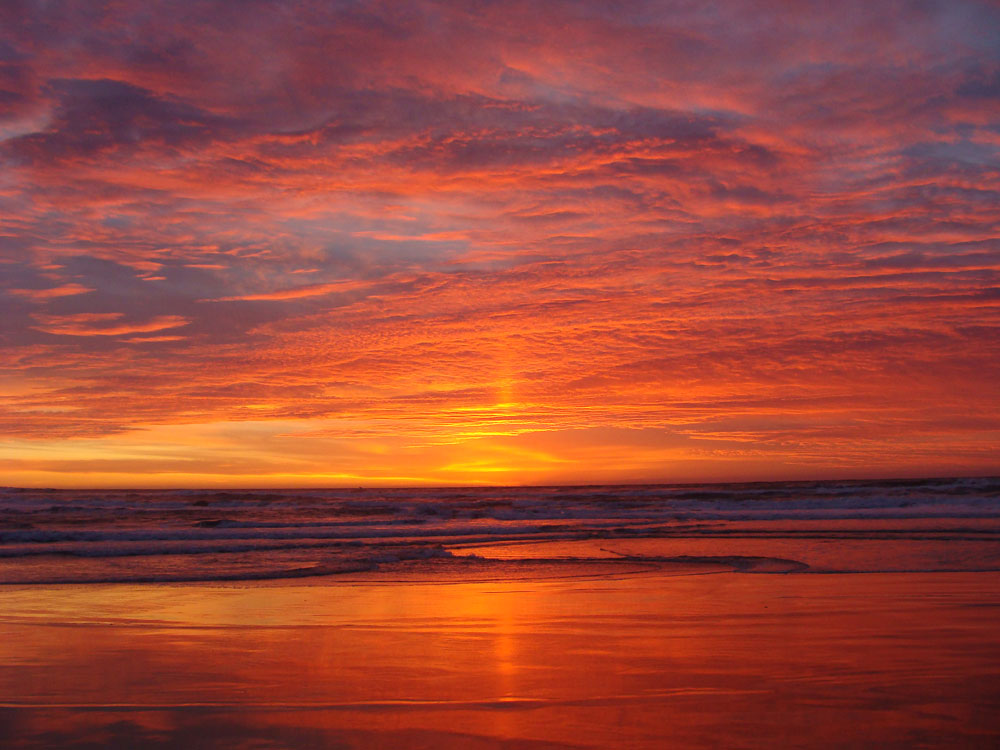
%> input picture pa1_2/ims/ocean_sunset.jpg, 1000 x 750 px
$ octave pa1_2.m   (GNU Octave 9; MATLAB toolbox functions it lacks are replaced by stand-ins)
%> lines starting %> are read from the running program, lines starting %| are printed output that depends on the picture
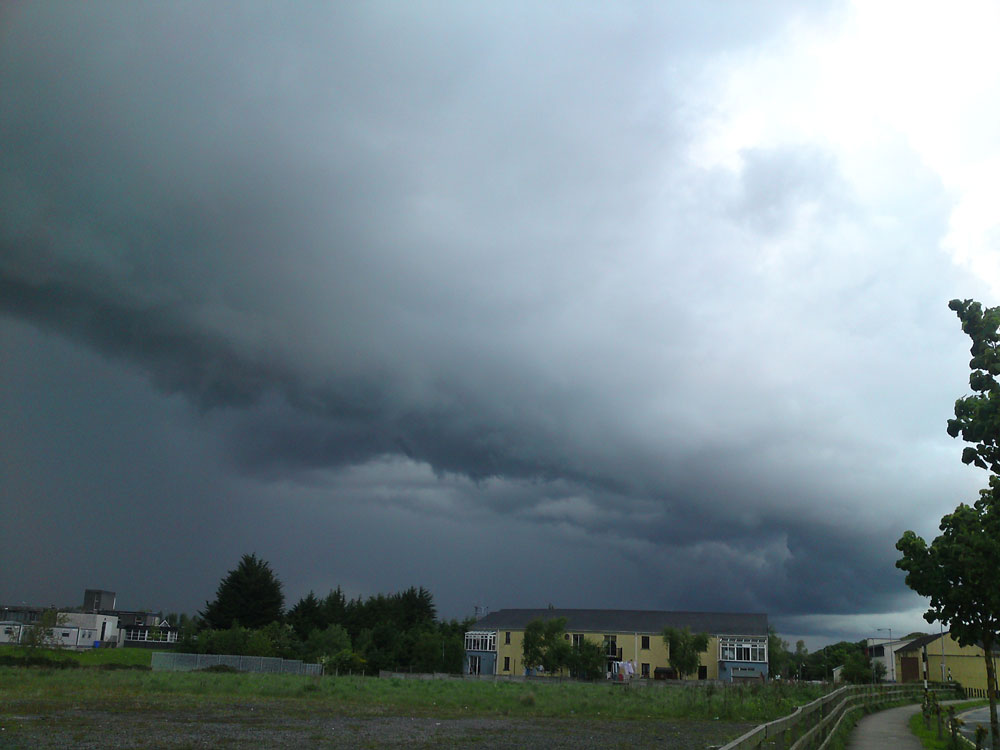
%> input picture pa1_2/ims/storm.jpg, 1000 x 750 px
### pa1_2/colorTransfer.m
function output = colorTransfer(source,target)

a = [0.3811 0.5783 0.0402;0.1967 0.7244 0.0782;0.0241 0.1288 0.8444];
b = [1/sqrt(3) 0 0;0 1/sqrt(6) 0;0 0 1/sqrt(2)];
c = [1 1 1;1 1 -2;1 -1 0];
%1..............................................................................................................
imgSource = reshape(im2double(source),[],3);
imgSource = max(imgSource,1/255);
LMS = a*imgSource';


imgTarget = reshape(im2double(target),[],3);
imgTarget = max(imgTarget,1/255);
LMS_tar = a*imgTarget';

%2...............................................................................................................
LMS = log10(LMS);
LMS_tar = log10(LMS_tar);

%3...............................................................................................................

lab = b*c*LMS;
lab = reshape(lab', size(source));

lab_tar = b*c*LMS_tar;
lab_tar=reshape(lab_tar', size(target));

s_l=lab(:,:,1);      %divide images l,a,b channels
s_a=lab(:,:,2);
s_b=lab(:,:,3);
t_l=lab_tar(:,:,1);
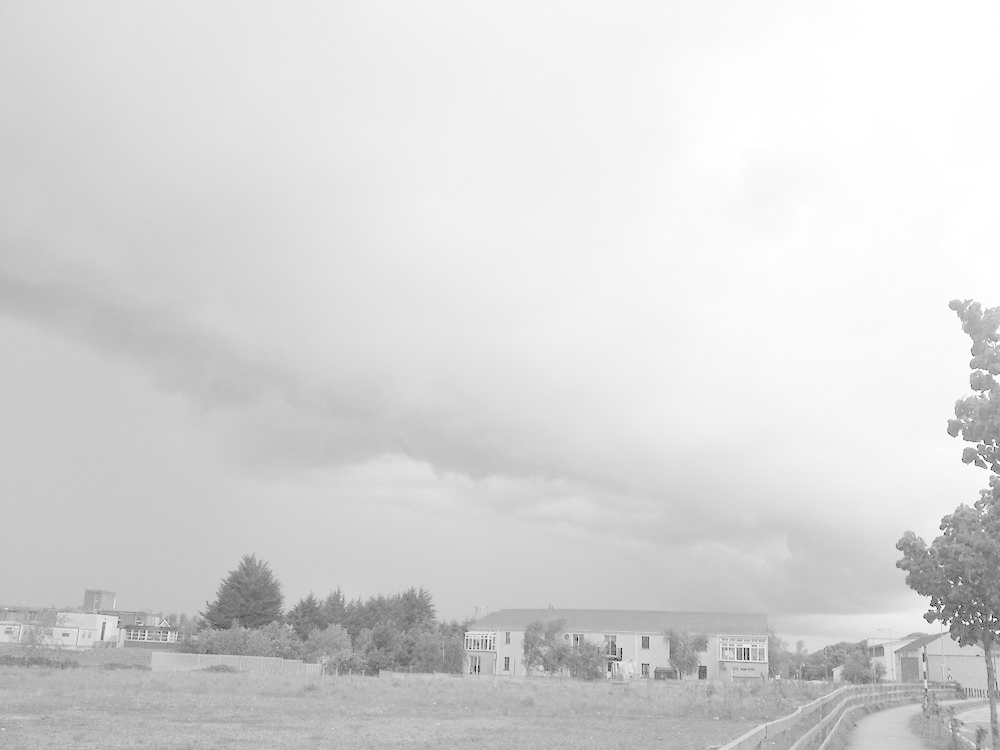
%> t_l: size 750x1000 double; min -4.17, max -0.000954, mean -0.638; drawn with min black and max white
t_a=lab_tar(:,:,2);
t_b=lab_tar(:,:,3);
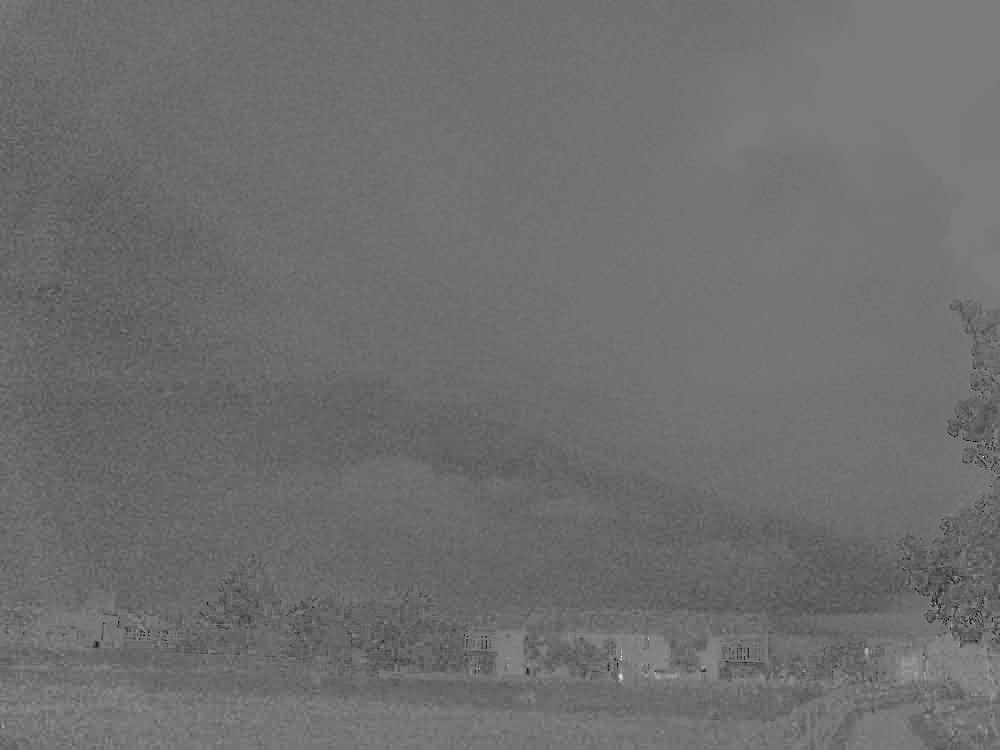
%> t_b: size 750x1000 double; min -0.0863, max 0.0918, mean -0.00922; drawn with min black and max white

%4..............................................................................................................
s_l_mean=mean(s_l(:));  %compute l,a,b channel's means
%> s_l_mean = -0.924
s_a_mean=mean(s_a(:));
%> s_a_mean = 0.155
s_b_mean=mean(s_b(:));
%> s_b_mean = 0.0531
t_l_mean=mean(t_l(:));
%> t_l_mean = -0.638
t_a_mean=mean(t_a(:));
%> t_a_mean = -0.0152
t_b_mean=mean(t_b(:));
%> t_b_mean = -0.00922

s_l_std=std(s_l(:));   %compute l,a,b channel's standard deviations
%> s_l_std = 0.273
s_a_std=std(s_a(:));
%> s_a_std = 0.14
s_b_std=std(s_b(:));
%> s_b_std = 0.0217
t_l_std=std(t_l(:));
%> t_l_std = 0.483
t_a_std=std(t_a(:));
%> t_a_std = 0.0585
t_b_std=std(t_b(:));
%> t_b_std = 0.0058

%5...............................................................................................................
l=s_l - s_l_mean;      %subtract means from the data
a=s_a - s_a_mean;
b=s_b - s_b_mean;

%6...............................................................................................................
l_new=l.*(t_l_std./s_l_std);   %scale new data points according to the relative std of target and source images
a_new=a.*(t_a_std./s_a_std);
b_new=b.*(t_b_std./s_b_std);

%7.................................................................................................................
l_final=l_new+t_l_mean;   %add the averages computed for the source to scaled data point
a_final=a_new+t_a_mean;
b_final=b_new+t_b_mean;

%8...............................................................................................................
trg(:,:,1)=l_final;
trg(:,:,2)=a_final;
trg(:,:,3)=b_final;
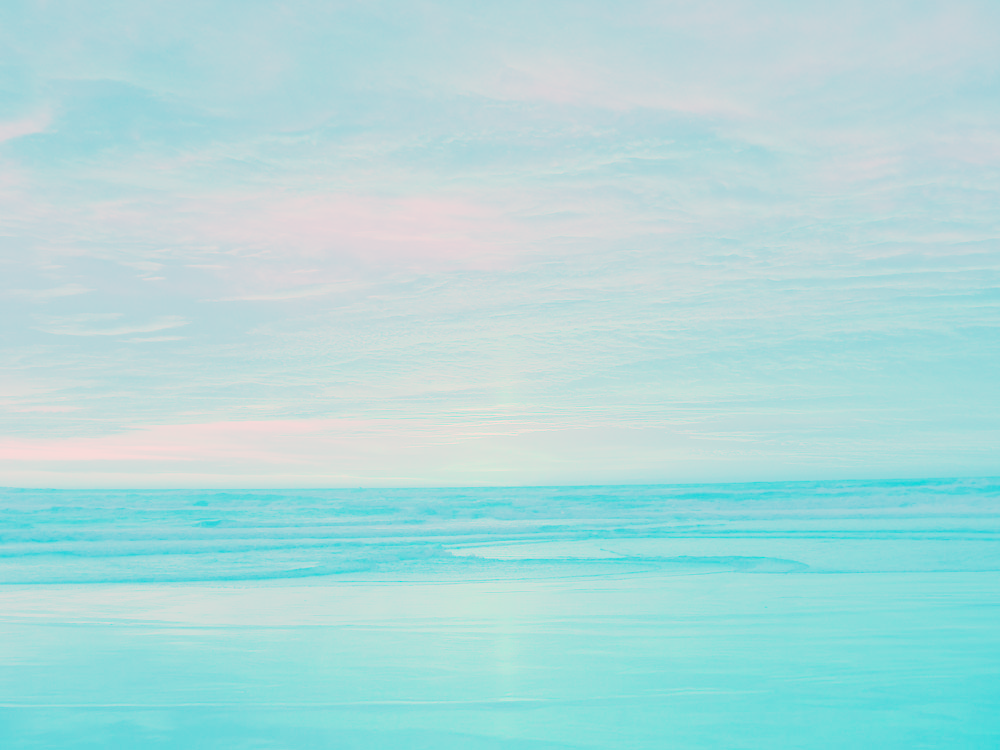
%> trg: size 750x1000x3 double; mean R, G, B -0.638, -0.0152, -0.00922; mean of the top-left, top-right, bottom-left and bottom-right quarters -0.148, -0.155, -0.243, -0.337; drawn with min black and max white

res_lab = reshape(trg,[],3);

b2 = [sqrt(3)/3 0 0;0 sqrt(6)/6 0;0 0 sqrt(2)/2];
c2 = [1 1 1;1 1 -1;1 -2 0];

LMS_res=c2*b2*res_lab';

%9...............................................................................................................
for ch = 1:3
    LMS_res(ch,:) = 10.^LMS_res(ch,:);
end
%10..............................................................................................................
est_im = ([4.4679 -3.5873 0.1193;-1.2186 2.3809 -0.1624;0.0497 -0.2439 1.2045]*LMS_res)';
output = reshape(est_im,size(lab)); % reshape the image
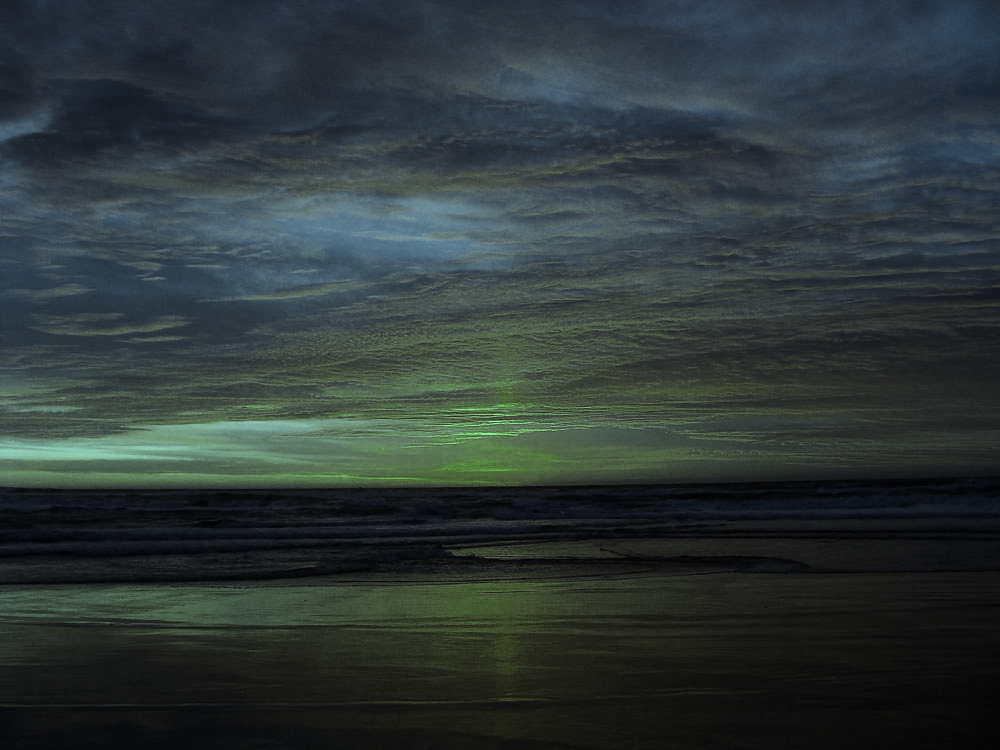
%> output: size 750x1000x3 double; mean R, G, B 0.439, 0.531, 0.532; drawn with min black and max white

end

### pa1_2/pa1_2.m


I0 = im2double(imread('ims/ocean_sunset.jpg'));
I1 = im2double(imread('ims/storm.jpg'));

IR = colorTransfer(I0,I1);


figure,imshow(I0);
figure,imshow(I1);

% imwrite(IR,'ocsunset-storm.jpg');
figure,imshow(IR);
%> after `imshow(IR)`:
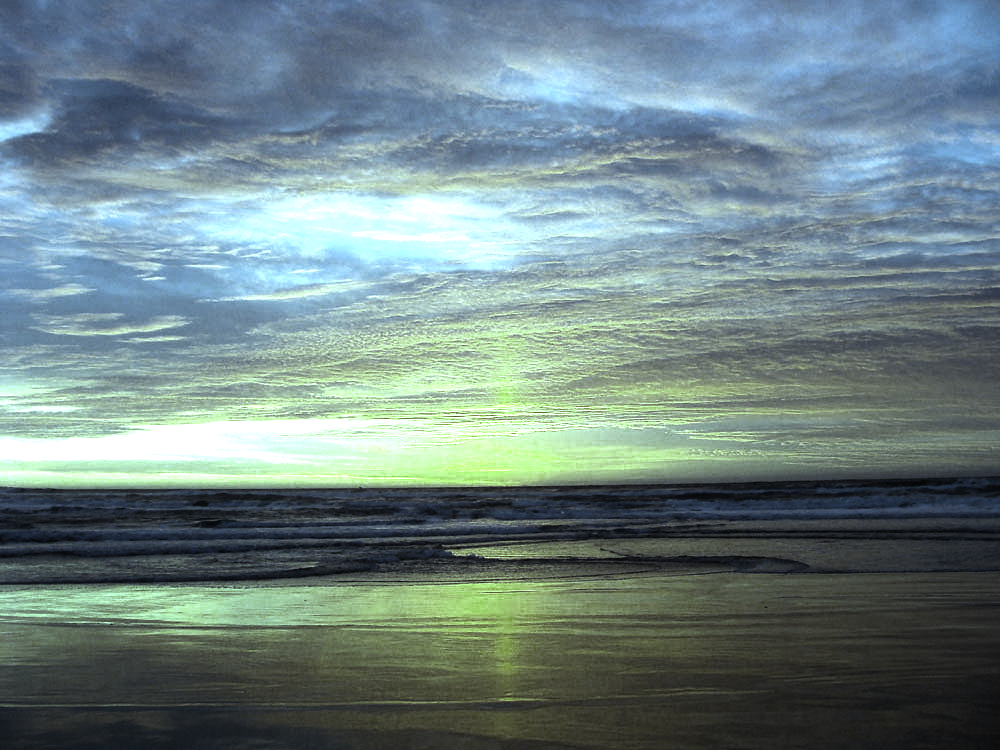
%> displayed picture: size 750x1000x3, on the screen's scale of 0 to 255; mean R, G, B 111.4, 131.8, 133.2
